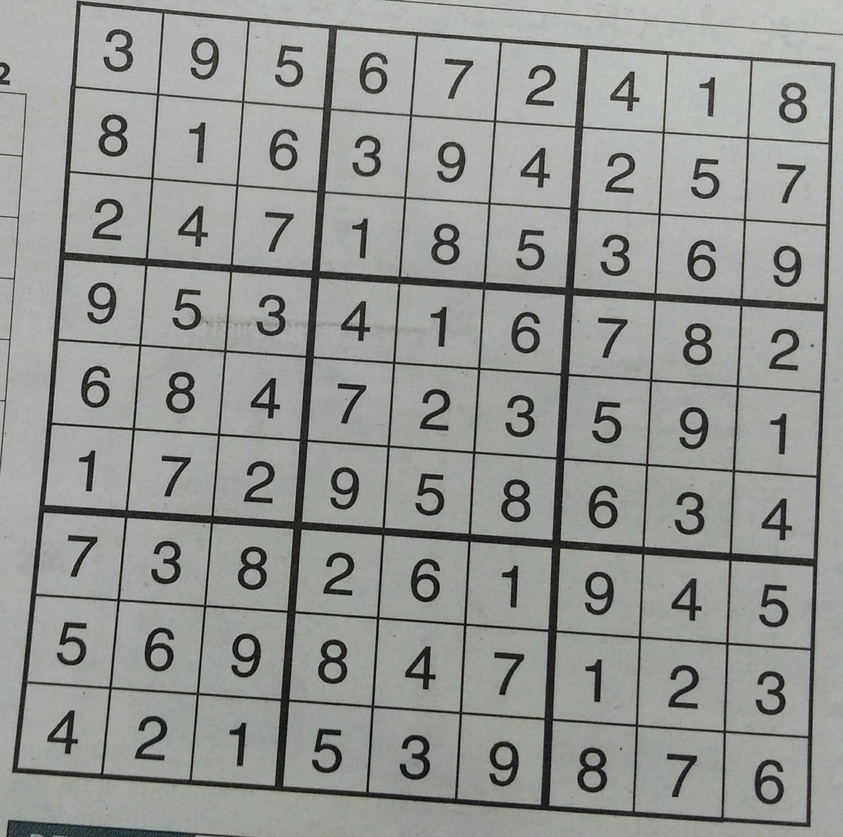
#> input picture backend/misc/Sudoku vision CNN (prototype - discontinued)/sudoku.jpg, 843 x 837 px, shrunk from 2008 x 1995 before the run
$ python 'image_processing (tesseract).py'
#> lines starting #> are read from the running program, lines starting #| are printed output that depends on the picture; after the words box and inside, x2 and y2 are one past the last pixel; in counts of white or black regions, pixels touching at a corner belong together
import cv2
import pytesseract
import os
import numpy as np

def process_and_extract_sudoku(image_path):
#> called with image_path = 'sudoku.jpg'
    print("Loading model...")
    # Configure pytesseract to use the bundled tesseract executable
    pytesseract.pytesseract.tesseract_cmd = os.path.join(os.path.dirname(__file__), 'binaries', 'tesseract.exe')
    os.environ['TESSDATA_PREFIX'] = os.path.join(os.path.dirname(__file__), 'binaries/tessdata')

    # Load image
    print("Loading image...")
    image = cv2.imread(image_path)
#> image is the input picture: shape (837, 843, 3); mean B, G, R 147.4, 151.4, 149

    print('Processing to image generalization...')
    gray = cv2.cvtColor(image, cv2.COLOR_BGR2GRAY)
    cv2.imwrite('output/gray.png', gray)
    thresh = cv2.adaptiveThreshold(gray, 255, cv2.ADAPTIVE_THRESH_GAUSSIAN_C, cv2.THRESH_BINARY_INV, 19, 5)
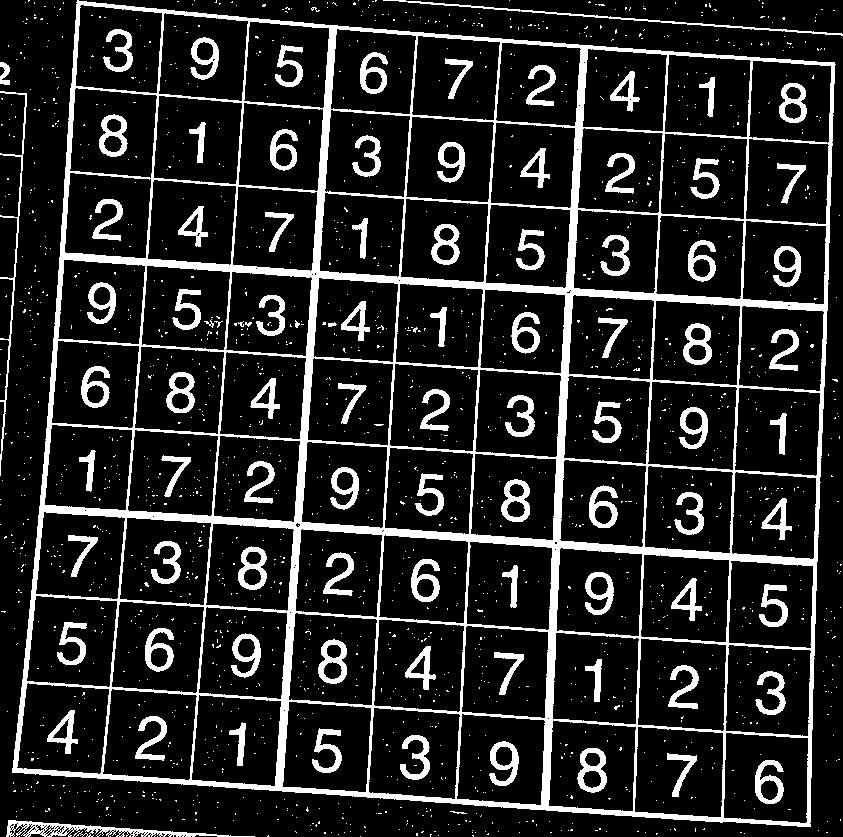
#> thresh: shape (837, 843); 15.3% white; 1824 white regions (1733 under 20 px), largest, box (x1, y1, x2, y2) and area: (12, 0, 836, 827) 61035, (6, 820, 255, 837) 1366, (383, 0, 843, 36) 934
    #gaussian blur
    thresh = cv2.GaussianBlur(thresh, (5, 5), 0)
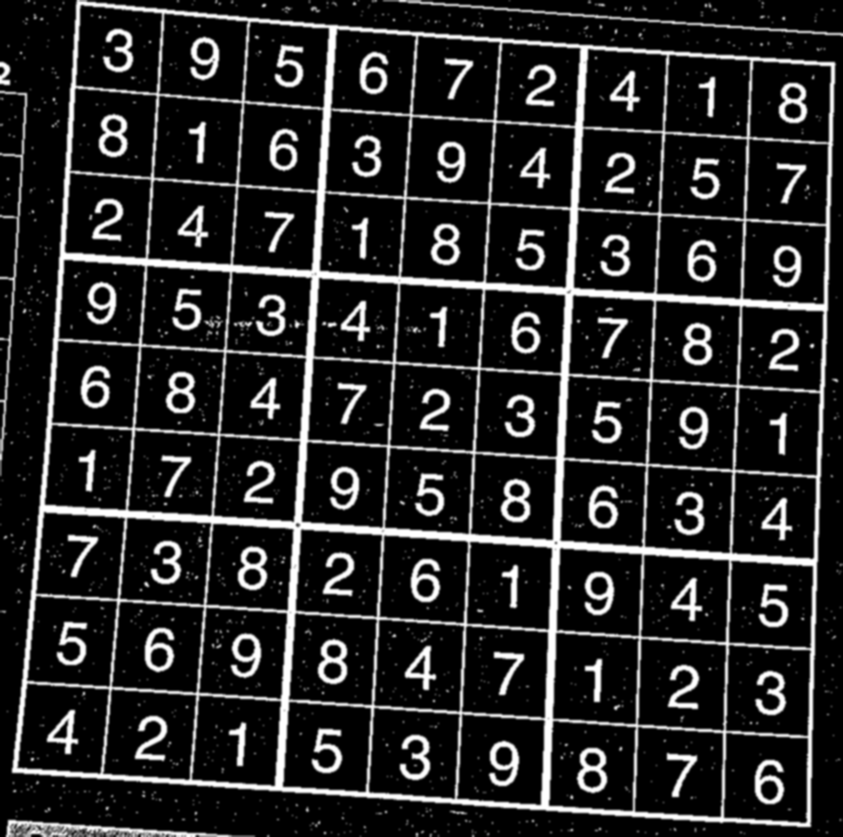
#> thresh: shape (837, 843); min 0, max 255, mean 39.1
    cv2.imwrite('output/thresh.png', thresh)
    kernel = np.array([[0., 1., 0.], [1., 1., 1.], [0., 1., 0.]], np.uint8)
    dilate = cv2.dilate(thresh, kernel)
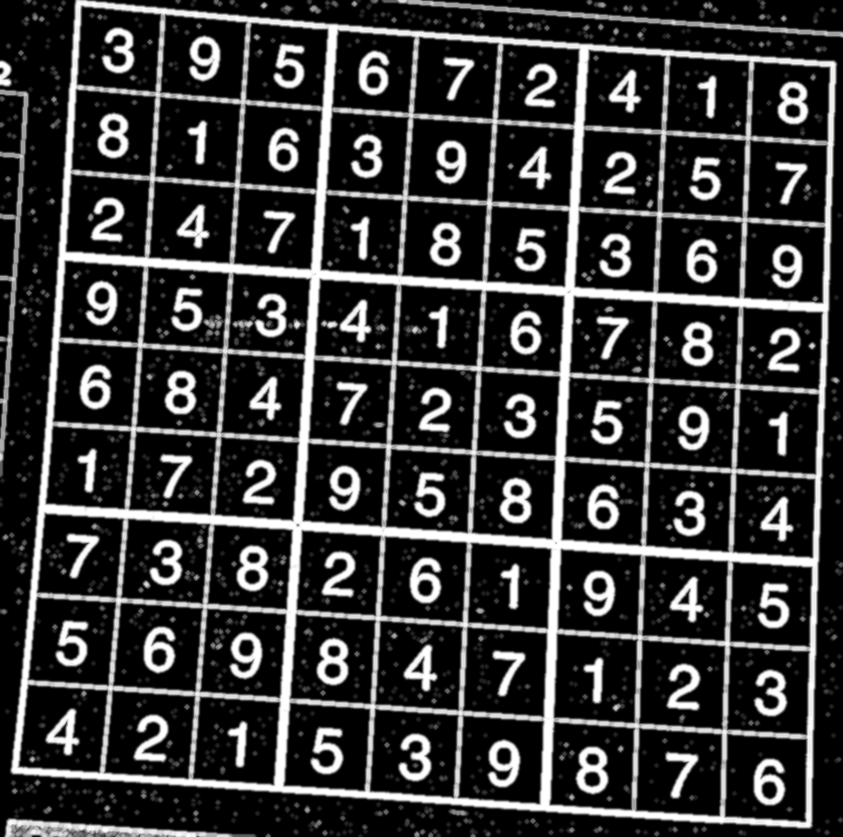
#> dilate: shape (837, 843); min 0, max 255, mean 55.2
    erode = cv2.erode(dilate, kernel)
    cv2.imwrite('output/erode.png', erode)

    lines = lines = cv2.HoughLinesP(erode, 1, np.pi / 180, 100, minLineLength=100, maxLineGap=10)
#> lines = 239 rows, first 6: [14, 591, 816, 648], [457, 826, 498, 36], [541, 811, 583, 12], [63, 171, 831, 225], [37, 506, 819, 561], [722, 824, 750, 25]
    line_img = np.zeros_like(image)
    if lines is not None:
        for line in lines:
            x1, y1, x2, y2 = line[0]
            cv2.line(line_img, (x1, y1), (x2, y2), (255, 255, 255), 2)
#> this loop made 239 passes
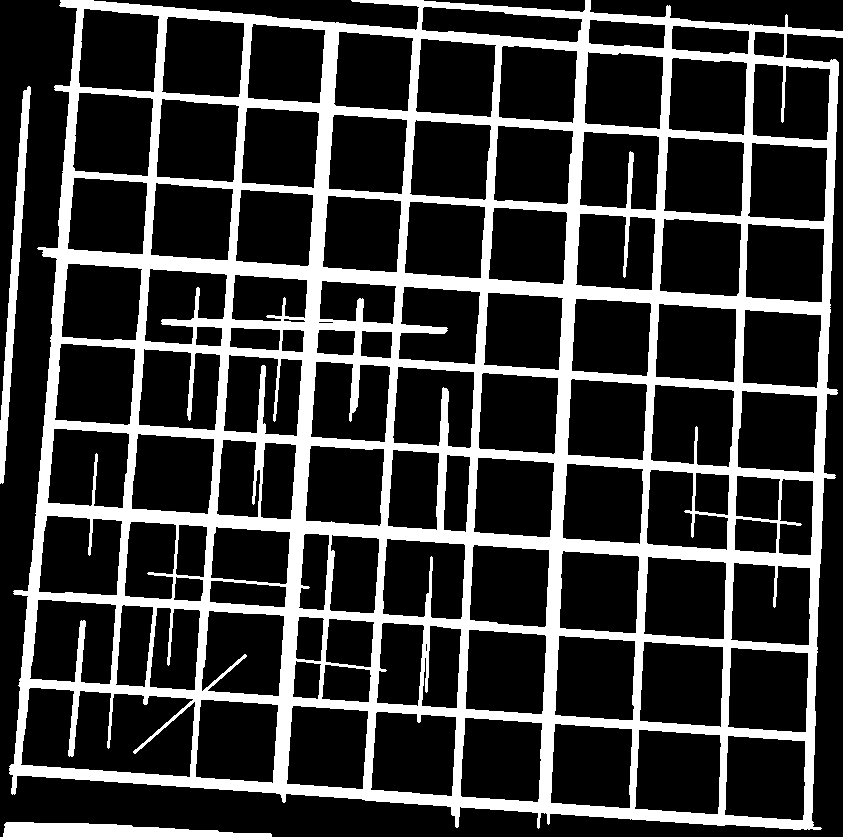
#> line_img: shape (837, 843, 3); 23.3% white; 3 white regions
    cv2.imwrite('output/lines.png', line_img)


    # Find contours and get the largest one (Sudoku grid)
    print("Finding contours...")
    contours, _ = cv2.findContours(cv2.cvtColor(line_img, cv2.COLOR_BGR2GRAY), cv2.RETR_EXTERNAL, cv2.CHAIN_APPROX_SIMPLE)
#> contours = 3 contours; box (x1, y1, x2, y2) and area: (9, 0, 843, 830) 615536, (0, 86, 31, 484) 2612, (3, 822, 272, 837) 2448
    largest_area = 0
    largest_contour = None

    for contour in contours:
        area = cv2.contourArea(contour)
        if area > largest_area:
            largest_area = area
            largest_contour = contour
#> this loop made 3 passes
#> (area, largest_area) on passes 1 to 3: (2448.5, 2448.5), (2611.5, 2611.5), (615536, 615536)
#> after the loop, largest_area = 615536; largest_contour = contour of 711 points, box (x1, y1, x2, y2) (9, 0, 843, 830), area 615536

    if largest_contour is None:
        print("Could not find the Sudoku grid contour.")
        return None

    # Get the bounding box of the largest contour
    x, y, w, h = cv2.boundingRect(largest_contour)
#> x = 9; y = 0; w = 834; h = 830
    grid = erode[y:y+h, x:x+w]
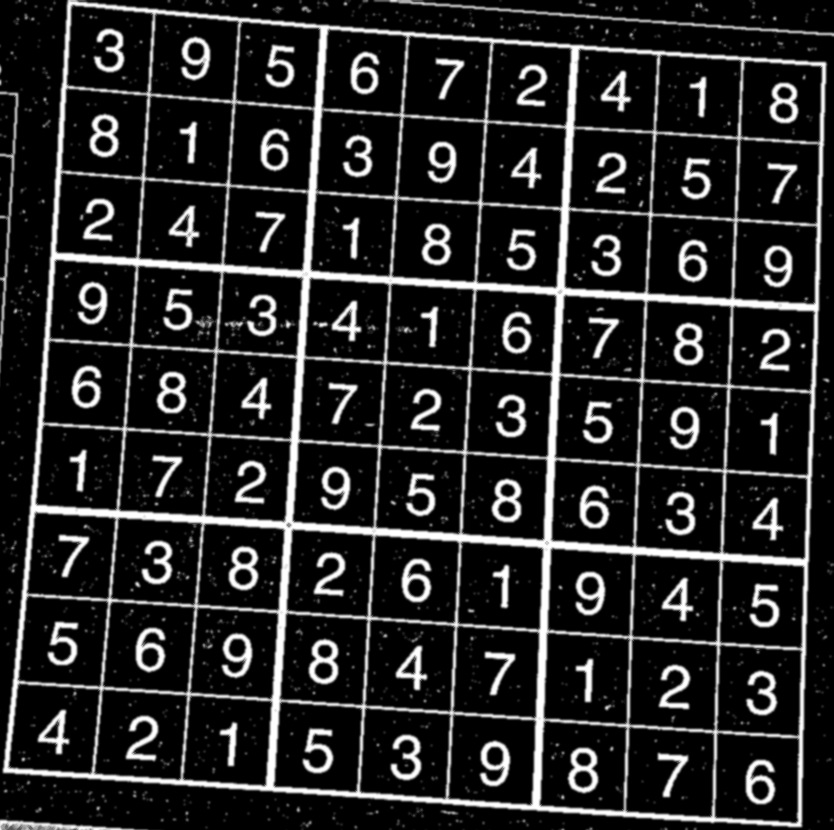
#> grid: shape (830, 834); min 0, max 255, mean 39.5
    cv2.imwrite('output/grid.png', grid)

    custom_config = r'--oem 3 --psm 6 outputbase digits'
    text = pytesseract.image_to_string(grid, config=custom_config)

    # Divide the grid into 9x9 cells and perform OCR on each cell
    print("Evaluating each cell...")
    board = []
    rows = text.split('\n')
    for i, row in enumerate(rows):
        if i < 9:
            digits = [int(char) if char.isdigit() else 0 for char in row[:9]]
            # Ensure each row has 9 elements, pad with 0 if necessary
            digits += [0] * (9 - len(digits))
            board.append(digits)

    # Ensure the board has 9 rows, pad with rows of 0s if necessary
    while len(board) < 9:
        board.append([0] * 9)

    print(board)
    return board

if __name__ == '__main__':
    process_and_extract_sudoku('sudoku.jpg')
#> (the call stopped at in process_and_extract_sudoku, `text = pytesseract.image_to_string(grid, config=custom_config)`: pytesseract is not available in this run)
